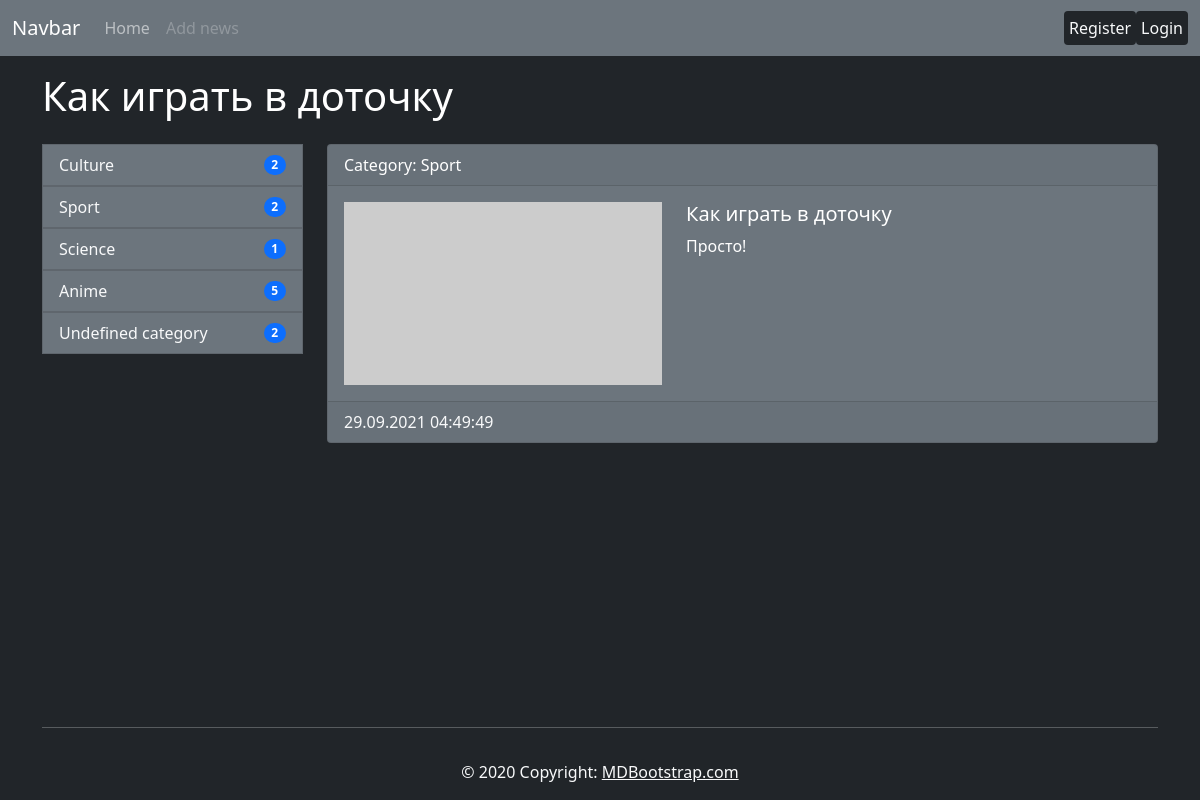
The app's page /news/9 with its own data.
### news/models.py (models this page shows, shortened)
class News(models.Model):
    title = models.CharField(max_length=150)
    description = models.TextField(blank=True)
    created_at = models.DateTimeField(auto_now_add=True)
    updated_at = models.DateTimeField(auto_now=True)
    photo = models.ImageField(upload_to='photos/%Y/%m/%d/', blank=True, null=True)
    is_published = models.BooleanField(default=True)
    views = models.IntegerField(default=0)
    category = models.ForeignKey('Category', on_delete=models.PROTECT, null=True)
    class Meta:
        verbose_name = 'News'
        verbose_name_plural = 'News'
        ordering = ['-created_at']

class Category(models.Model):
    title = models.CharField(max_length=150, db_index=True)
    def get_absolute_url(self):
        return reverse('category', kwargs={'category_id': self.pk})
    class Meta:
        verbose_name = 'Category'
        verbose_name_plural = 'Categories'
        ordering = ['title']

### news/views.py (the view)
# urls.py: path('news/<int:news_id>', ViewNews.as_view(), name='view_news'),
class ViewNews(DetailView):
    model = News
    template_name = 'news/view_news.html'
    pk_url_kwarg = 'news_id'
    context_object_name = 'news_item'

### news/templatetags/news_tags.py (called while the page is built)
@register.inclusion_tag('inc/_list_categories.html')
def show_categories():
    categories = Category.objects.annotate(cnt=Count('news', filter=F('news__is_published'))).filter(cnt__gt=0)
    return {'categories': categories}

@register.simple_tag
def is_disabled_url(request):
    if not request.user.is_authenticated:
        return 'disabled'
    return ''

@register.simple_tag
def is_active_url(request, correct_url):
    if request.get_full_path() == correct_url:
        return 'active'
    return ''

### news/templates/news/view_news.html (shortened to what this page needs)
{% extends 'base.html' %}
{% load news_tags %}
{% block contents %}
  {{ news_item.title }}
{% endblock contents %}
{% block sidebar %}
  {% show_categories %}
{% endblock sidebar %}
{% block content %}
  <div class="col-md-9">
      <div class="card mb-3 text-white bg-secondary">
        <div class="card-header">
          Category: <a href="{{ news_item.category.get_absolute_url }}" class="text-white text-decoration-none">{{ news_item.category.title }}</a>
        </div>
        <div class="card-body row">
          <div class="col-md-5">
            {% if news_item.photo %}
              <img src="{{ news_item.photo.url }}" alt="" width="400" class="" style="width: 100%">
            {% else %}
              <img src="https://picsum.photos/400/230?grayscale&blur=2" alt="" class="" style="width: 100%">
            {% endif %}
          </div>
          <div class="media-body col-md-7">
            <h5 class="card-title">{{ news_item.title }}</h5>
            <p class="card-text">{{ news_item.description }}</p>
          </div>
        </div>
        <div class="card-footer text-light">
          {{ news_item.created_at|date:"d.m.Y H:i:s" }}
        </div>
      </div>
  </div>
{% endblock content %}

### templates/inc/_list_categories.html
<div class="col-md-3 mb-5">
    <div class="list-group">
        {% for category in categories %}
            <a href="{{ category.get_absolute_url }}" class="category-link">
                <li class="list-group-item list-group-item-mine d-flex justify-content-between align-items-center">
                    {{ category.title }}
                    <span class="badge bg-primary rounded-pill">{{ category.cnt }}</span>
                </li>
            </a>
        {% endfor %}
    </div>
</div>

### templates/base.html (style rules this page uses)
.list-group-item-mine { background-color: var(--bs-secondary); color: var(--bs-light); cursor: pointer; transition: color .1s linear, background-color .1s linear; }
.category-link { text-decoration: none; }

### records on screen
News: title "Как играть в доточку", category "Sport", description "Просто!", created_at "29.09.2021 04:49:49"
Category: title "Culture", cnt "2"
Category: title "Sport", cnt "2"
Category: title "Science", cnt "1"
Category: title "Anime", cnt "5"
Category: title "Undefined category", cnt "2"
